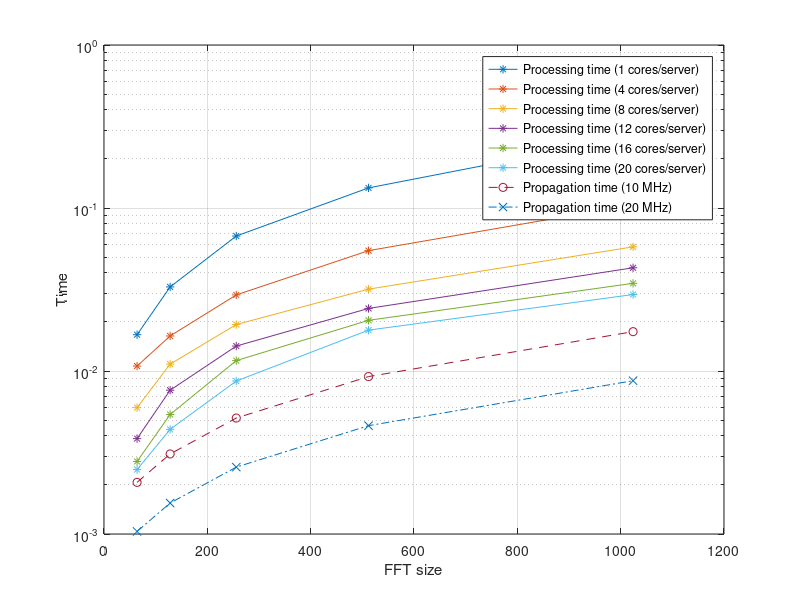
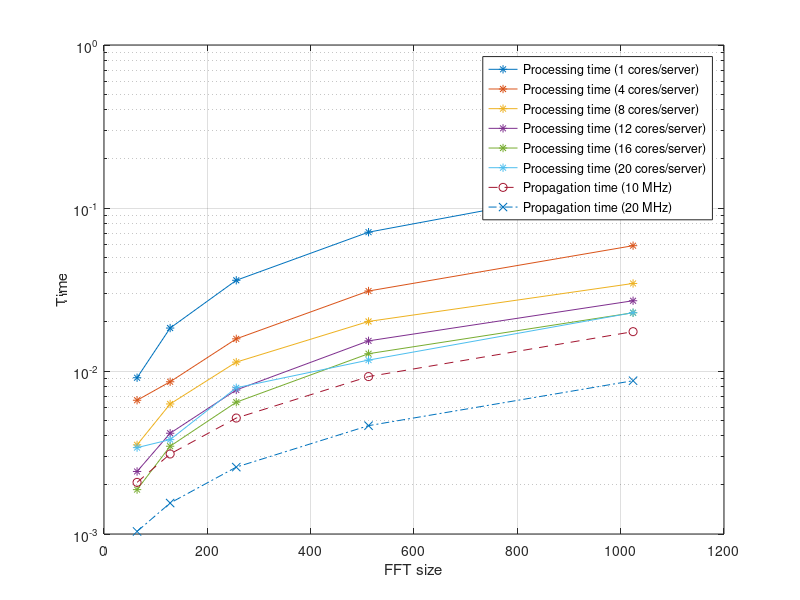
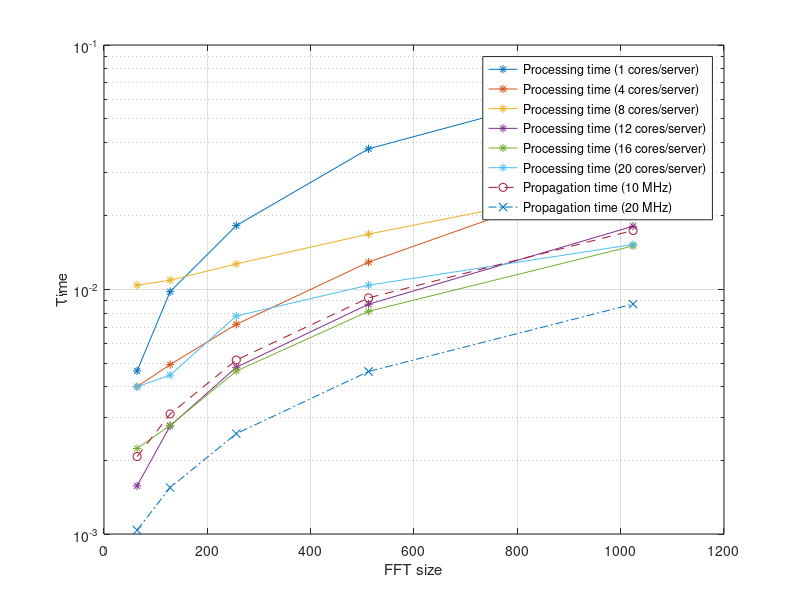
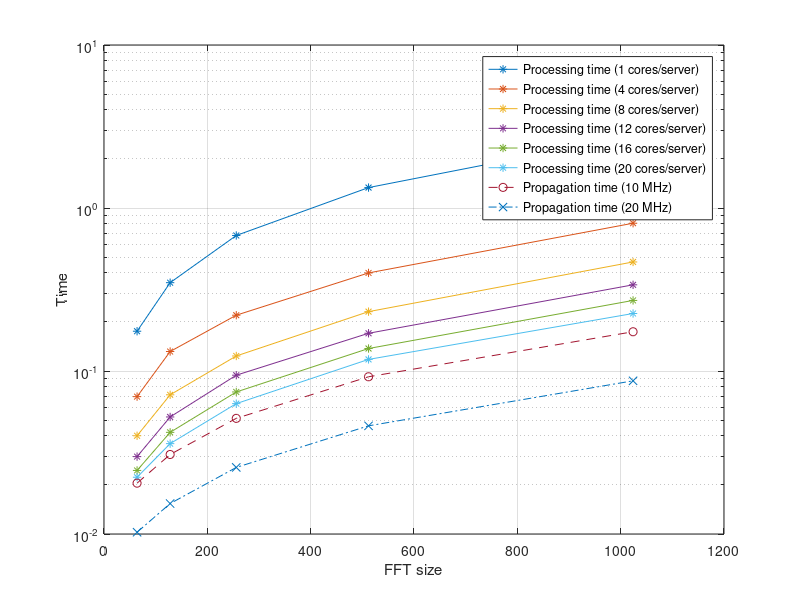

MATLAB code to generate these figures, in order:
clc;
clear all;
close all;

one_server_10_syms = [16.7028	32.7935	67.3108	132.853	274.376
10.7245	16.4022	29.2937	54.7454	104.548
5.95846	11.0207	19.2771	31.7841	57.7622
3.84777	7.62413	14.2242	24.2066	42.9735
2.78708	5.41192	11.5815	20.4644	34.5055
2.48489	4.38483	8.67923	17.8141	29.4529
];

two_server_10_syms = [9.09215	18.3436	36.0178	71.07	142.487
6.61584	8.58864	15.7513	30.9576	58.7259
3.52348	6.27721	11.3373	20.14	34.4448
2.41877	4.1522	7.65029	15.309	26.9795
1.87191	3.45541	6.43579	12.7673	22.7664
3.38779	3.79387	7.8917	11.6674	22.7941
];

four_server_10_syms = [4.64579	9.79735	18.2539	37.6213	73.5145
4.00555	4.93082	7.20293	12.9342	31.2191
10.4074	10.9151	12.7247	16.8517	27.5552
1.57344	2.76717	4.80775	8.70521	18.146
2.23725	2.78196	4.63908	8.1414	15.0749
3.99815	4.46723	7.79328	10.4164	15.2795
];

one_server_100_syms = [175.412	348.212	678.269	1334.42	2770.99
69.6183	131.681	219.937	399.614	806.595
40.0653	71.4343	123.63	231.285	466.651
29.8383	52.2445	94.2441	170.395	337.849
24.544	42.0383	74.3639	137.394	271.003
22.2956	35.8421	63.0749	117.798	225.302
];

two_server_100_syms = [88.5869	173.869	348.507	671.573	1348.39
40.2584	71.7422	118.092	201.45	412.7
24.2403	40.5504	72.7513	145.134	265.243
18.9405	30.0897	56.9702	100.155	194
16.4877	25.3197	43.0654	76.8043	163.35
16.7646	21.9239	41.6253	68.3439	138.646
];

four_server_100_syms = [44.659	86.3253	170.474	344.118	697.381
21.5075	38.9625	65.9285	124.159	214.091
21.0413	29.6031	48.2161	84.3668	151.134
12.0711	19.5648	31.3025	55.6089	114.497
9.21265	17.4188	28.7632	45.2597	86.4483
10.4009	16.5716	26.513	44.1969	87.6958
];


figure;
NFFT = 2.^(6:10);
semilogy(NFFT,one_server_10_syms*1e-3,'*-'); hold on;
semilogy(NFFT, ((NFFT + 64).*16.*10 + 255)./10e6, 'o--');
semilogy(NFFT, ((NFFT + 64).*16.*10 + 255)./20e6, 'x-.');
% semilogy(NFFT, ((NFFT + 64).*16.*100 + 255)./5e6, '--');
% semilogy(NFFT, ((NFFT + 64).*16.*100 + 255)./2e6, '--');
% semilogy(NFFT, ((NFFT + 64).*16.*100 + 255)./1e6, '--');
legend('Processing time (1 cores/server)','Processing time (4 cores/server)','Processing time (8 cores/server)','Processing time (12 cores/server)', ...
    'Processing time (16 cores/server)','Processing time (20 cores/server)','Propagation time (10 MHz)','Propagation time (20 MHz)');
grid on;
ylabel('Time');
xlabel('FFT size');

figure;
NFFT = 2.^(6:10);
semilogy(NFFT,two_server_10_syms*1e-3, '*-'); hold on;
semilogy(NFFT, ((NFFT + 64).*16.*10 + 255)./10e6, 'o--');
semilogy(NFFT, ((NFFT + 64).*16.*10 + 255)./20e6, 'x-.');
% semilogy(NFFT, ((NFFT + 64).*16.*100 + 255)./5e6, '--');
% semilogy(NFFT, ((NFFT + 64).*16.*100 + 255)./2e6, '--');
% semilogy(NFFT, ((NFFT + 64).*16.*100 + 255)./1e6, '--');
legend('Processing time (1 cores/server)','Processing time (4 cores/server)','Processing time (8 cores/server)','Processing time (12 cores/server)', ...
    'Processing time (16 cores/server)','Processing time (20 cores/server)','Propagation time (10 MHz)','Propagation time (20 MHz)');
grid on;
ylabel('Time');
xlabel('FFT size');

figure;
NFFT = 2.^(6:10);
semilogy(NFFT,four_server_10_syms*1e-3, '*-'); hold on;
semilogy(NFFT, ((NFFT + 64).*16.*10 + 255)./10e6, 'o--');
semilogy(NFFT, ((NFFT + 64).*16.*10 + 255)./20e6, 'x-.');
% semilogy(NFFT, ((NFFT + 64).*16.*100 + 255)./5e6, '--');
% semilogy(NFFT, ((NFFT + 64).*16.*100 + 255)./2e6, '--');
% semilogy(NFFT, ((NFFT + 64).*16.*100 + 255)./1e6, '--');
legend('Processing time (1 cores/server)','Processing time (4 cores/server)','Processing time (8 cores/server)','Processing time (12 cores/server)', ...
    'Processing time (16 cores/server)','Processing time (20 cores/server)','Propagation time (10 MHz)','Propagation time (20 MHz)');
grid on;
ylabel('Time');
xlabel('FFT size');

figure;
NFFT = 2.^(6:10);
semilogy(NFFT,one_server_100_syms*1e-3,'*-'); hold on;
semilogy(NFFT, ((NFFT + 64).*16.*100 + 255)./10e6, 'o--');
semilogy(NFFT, ((NFFT + 64).*16.*100 + 255)./20e6, 'x-.');
% semilogy(NFFT, ((NFFT + 64).*16.*100 + 255)./5e6, '--');
% semilogy(NFFT, ((NFFT + 64).*16.*100 + 255)./2e6, '--');
% semilogy(NFFT, ((NFFT + 64).*16.*100 + 255)./1e6, '--');
legend('Processing time (1 cores/server)','Processing time (4 cores/server)','Processing time (8 cores/server)','Processing time (12 cores/server)', ...
    'Processing time (16 cores/server)','Processing time (20 cores/server)','Propagation time (10 MHz)','Propagation time (20 MHz)');
grid on;
ylabel('Time');
xlabel('FFT size');

figure;
NFFT = 2.^(6:10);
semilogy(NFFT,two_server_100_syms*1e-3, '*-'); hold on;
semilogy(NFFT, ((NFFT + 64).*16.*100 + 255)./10e6, 'o--');
semilogy(NFFT, ((NFFT + 64).*16.*100 + 255)./20e6, 'x-.');
% semilogy(NFFT, ((NFFT + 64).*16.*100 + 255)./5e6, '--');
% semilogy(NFFT, ((NFFT + 64).*16.*100 + 255)./2e6, '--');
% semilogy(NFFT, ((NFFT + 64).*16.*100 + 255)./1e6, '--');
legend('Processing time (1 cores/server)','Processing time (4 cores/server)','Processing time (8 cores/server)','Processing time (12 cores/server)', ...
    'Processing time (16 cores/server)','Processing time (20 cores/server)','Propagation time (10 MHz)','Propagation time (20 MHz)');
grid on;
ylabel('Time');
xlabel('FFT size');

figure;
NFFT = 2.^(6:10);
semilogy(NFFT,four_server_100_syms*1e-3, '*-'); hold on;
semilogy(NFFT, ((NFFT + 64).*16.*100 + 255)./10e6, 'o--');
semilogy(NFFT, ((NFFT + 64).*16.*100 + 255)./20e6, 'x-.');
% semilogy(NFFT, ((NFFT + 64).*16.*100 + 255)./5e6, '--');
% semilogy(NFFT, ((NFFT + 64).*16.*100 + 255)./2e6, '--');
% semilogy(NFFT, ((NFFT + 64).*16.*100 + 255)./1e6, '--');
legend('Processing time (1 cores/server)','Processing time (4 cores/server)','Processing time (8 cores/server)','Processing time (12 cores/server)', ...
    'Processing time (16 cores/server)','Processing time (20 cores/server)','Propagation time (10 MHz)','Propagation time (20 MHz)');
grid on;
ylabel('Time');
xlabel('FFT size');